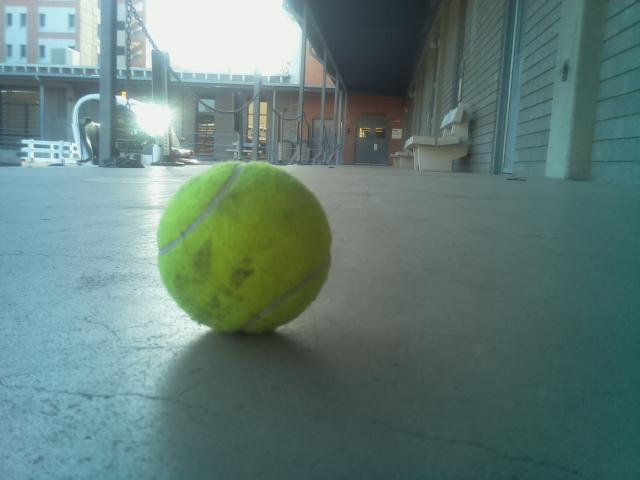
#> input picture dataset/test/images/img0.png, 640 x 480 px, found by its file name
$ python visualization.py
#> lines starting #> are read from the running program, lines starting #| are printed output that depends on the picture
import os
import cv2
import numpy as np

def read_signal():
	file1 = open("commands_read.txt", "r")
	print("Output of Readlines after writing")
	#print(f"Signal recieve from txt: {file1.read()}")
	signal = file1.readlines()
	file1.close()
	return signal

def visualize():
	i = 0
	while True:
		orig_img_path = "img_data/img"+str(i)+".png"
		#orig_img_path = "FirstComb/orignal_images_iter1/img"+str(i)+".png"
		segmented_img_path = "seg_imgs/"+"img_"+str(i)+"/img"+str(i)+".png"
		isOrig = os.path.isfile(orig_img_path)
		isSeg = os.path.isfile(segmented_img_path)
		print(f"Signal is: {i}")
		#print(f"original_ex: {isOrig}\n Seg exist: {isSeg}")
		if isOrig and isSeg:
			print("Both path found")
			orig_img = cv2.imread(orig_img_path)
#> orig_img is the input picture: shape (480, 640, 3); mean B, G, R 120, 125, 98.7
			seg_img = cv2.imread(segmented_img_path)
			# concatenate image Horizontally
			both_img = np.concatenate((orig_img, seg_img), axis=1)
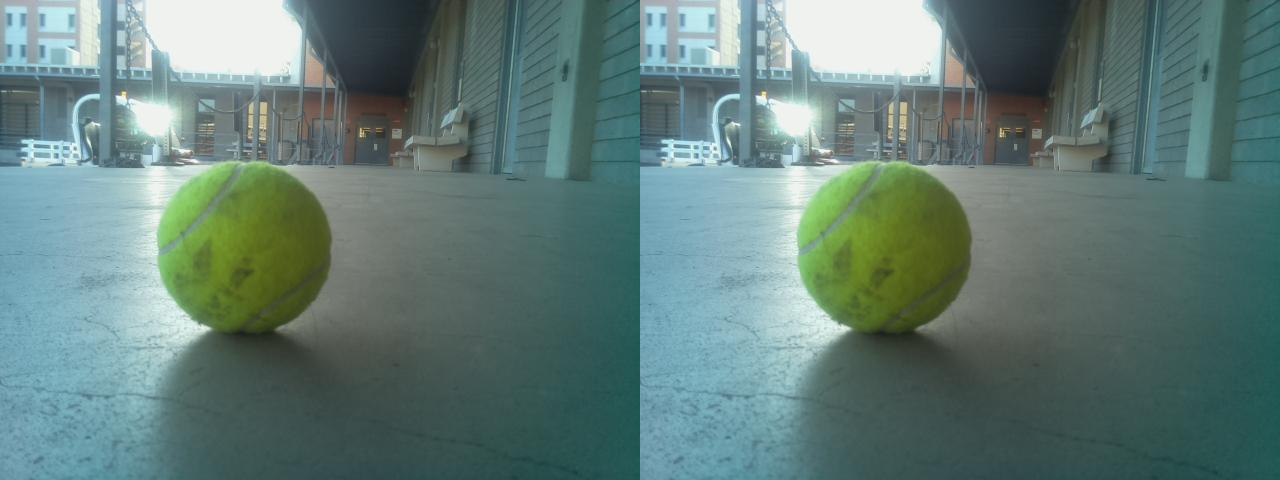
#> both_img: shape (480, 1280, 3); mean B, G, R 120, 125, 98.7
			sig = read_signal()
			#print(sig)
			title_name = "Command: " + sig[i][:len(sig[i])-1]
			print(f"Command is: {title_name} and Signal is: {i}")
			i += 1
			# Using cv2.putText() method
			both_img = cv2.putText(both_img, title_name, (50,50), cv2.FONT_HERSHEY_SIMPLEX, 1, (255, 0, 0), 2, cv2.LINE_AA)
			cv2.imshow(title_name, both_img)

			cv2.waitKey(1000)


if __name__=="__main__":
#> (the run stopped early here; a loop or call above may not have finished)

$ run again, with dataset/test/images/img1.png copied over dataset/test/images/img0.png
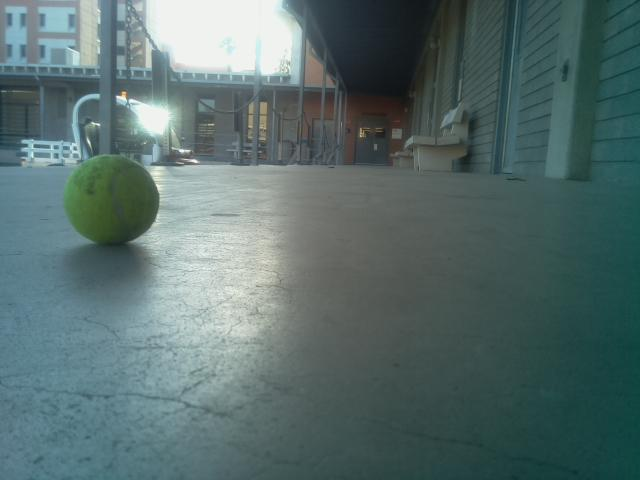
#> input picture dataset/test/images/img1.png, 640 x 480 px, found by its file name
#> in visualize, orig_img is the input picture: shape (480, 640, 3); mean B, G, R 108.7, 109.6, 88
#> in visualize, `both_img = np.concatenate((orig_img, seg_img), axis=1)`:
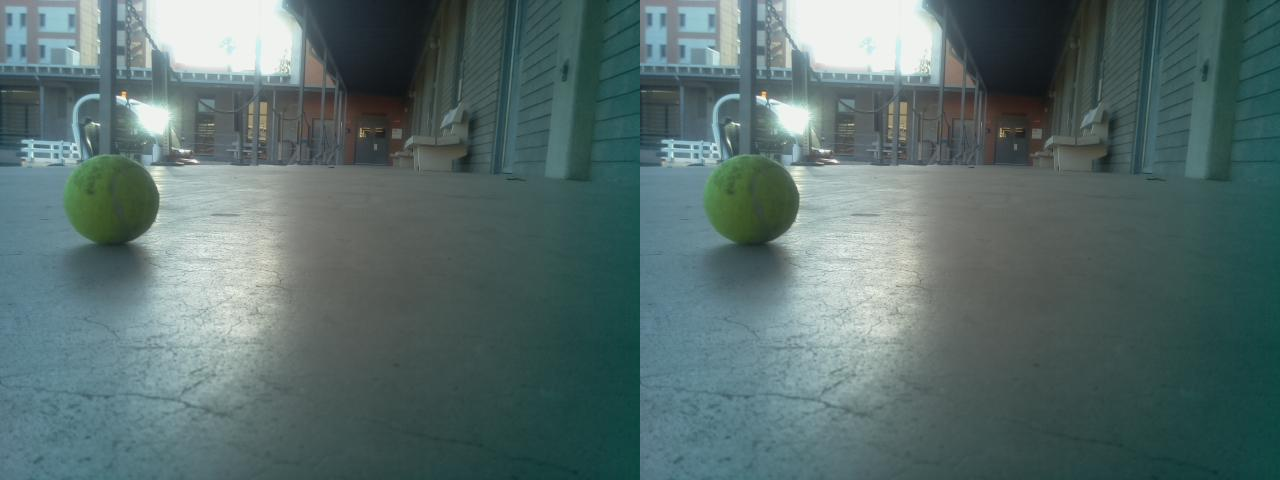
#> both_img: shape (480, 1280, 3); mean B, G, R 108.7, 109.6, 88

$ run again, with dataset/test/images/img150.png copied over dataset/test/images/img0.png
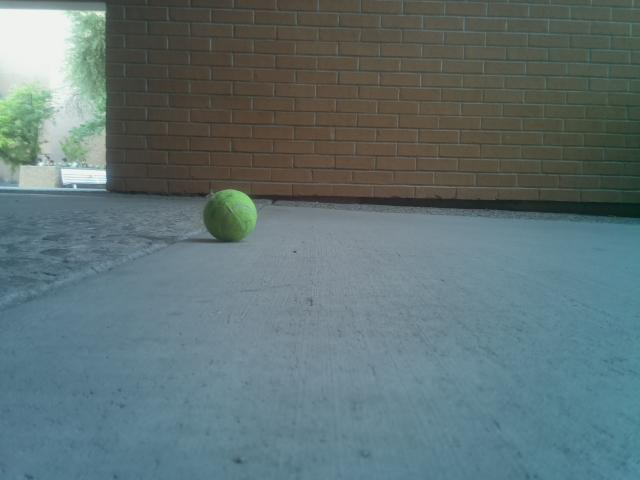
#> input picture dataset/test/images/img150.png, 640 x 480 px, found by its file name
#> in visualize, orig_img is the input picture: shape (480, 640, 3); mean B, G, R 116.2, 114.4, 96.1
#> in visualize, `both_img = np.concatenate((orig_img, seg_img), axis=1)`:
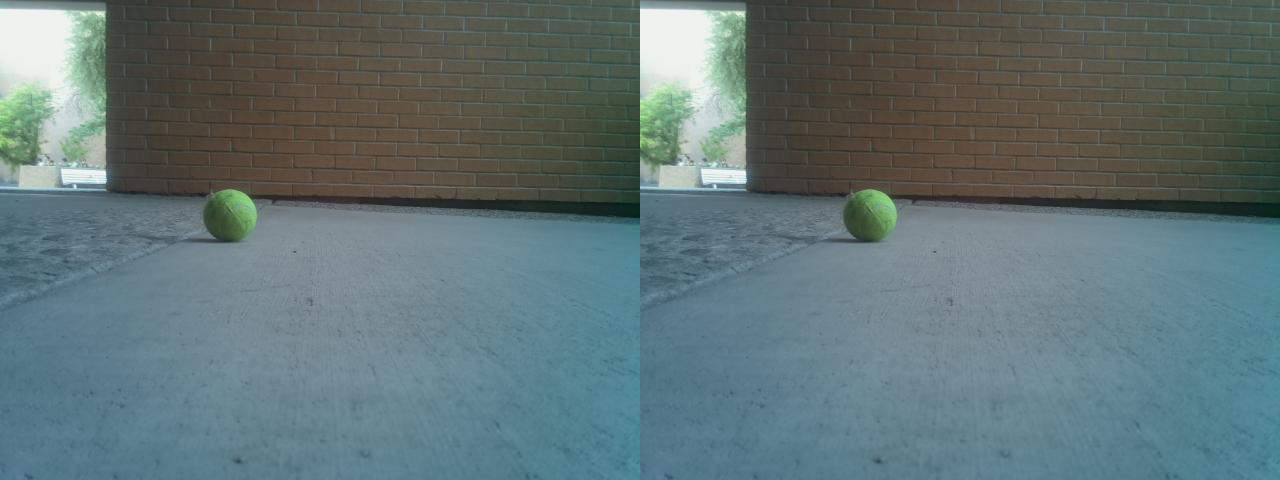
#> both_img: shape (480, 1280, 3); mean B, G, R 116.2, 114.4, 96.1
